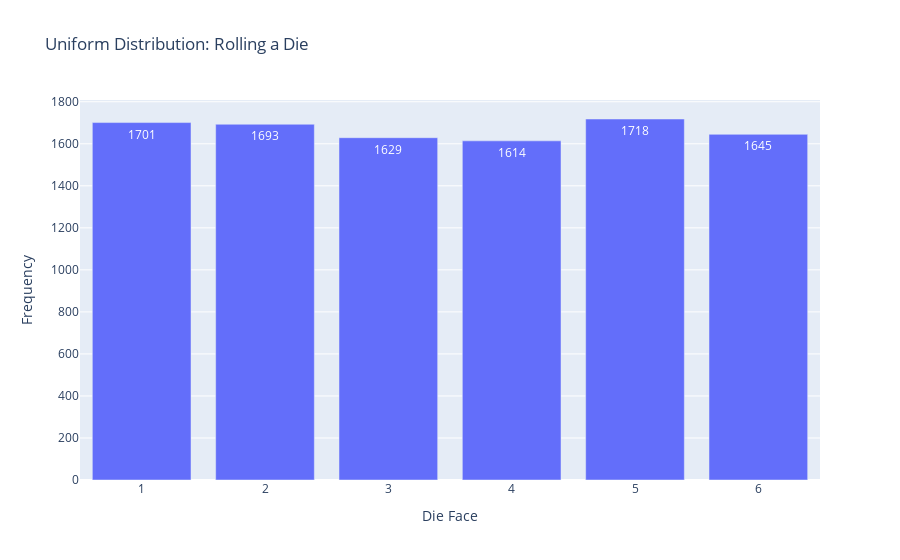

Write notebook code for a chart like this one.
### Markdown cell above
### 1. Uniform Distributions

Every outcome in a given range is equally likely. It is used in simulations and random sampling.

### Code cell
import plotly.graph_objects as go

# Simulate rolling a fair six-sided die 10,000 times
die_rolls = np.random.randint(1, 7, size=10000)
unique, counts = np.unique(die_rolls, return_counts=True)

fig = go.Figure(data=[go.Bar(x=unique, y=counts, text=counts, textposition='auto')])
fig.update_layout(
    title='Uniform Distribution: Rolling a Die',
    xaxis_title='Die Face',
    yaxis_title='Frequency'
)
fig.show()

### Figure 1 — Plotly figure (JSON) as saved in the notebook; plotly's stock layout.template omitted (floating-point values rounded to 4 significant figures)
{"data": [{"text": [1701, 1693, 1629, 1614, 1718, 1645], "textposition": "auto", "type": "bar", "x": [1, 2, 3, 4, 5, 6], "y": [1701, 1693, 1629, 1614, 1718, 1645]}], "layout": {"title": {"text": "Uniform Distribution: Rolling a Die"}, "xaxis": {"title": {"text": "Die Face"}}, "yaxis": {"title": {"text": "Frequency"}}}}
